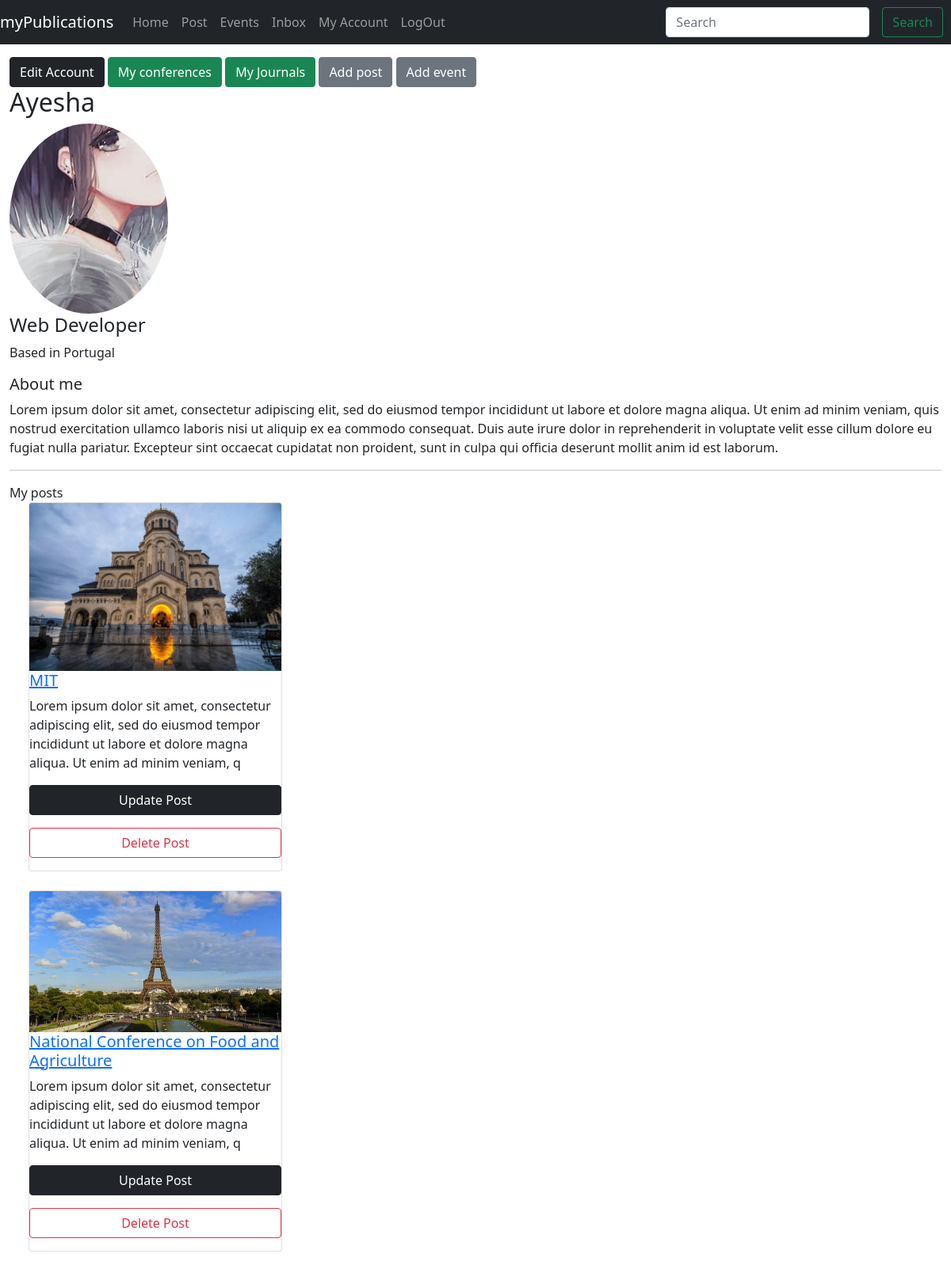
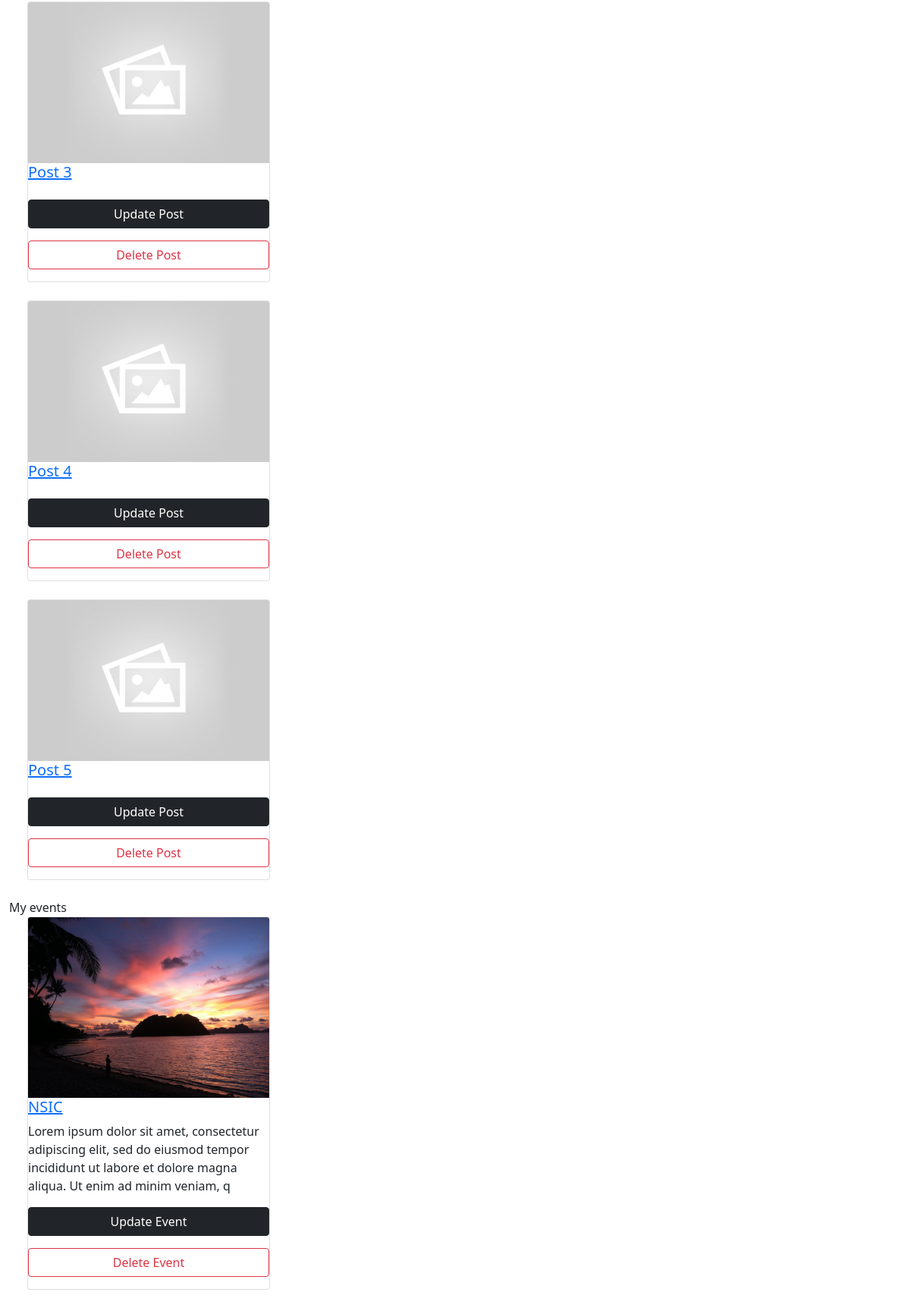
Screenshot of /users/account/ (signed in) with the database file from the repository (2 pictures, top to bottom).
### users/models.py (models this page shows, shortened)
class Profile(models.Model):
    roles = (
        ('HOD', 'HOD'),
        ('Other', 'Other')
    )
    gender = (
        ('M', 'Male'),
        ('F', 'Female')
    )
    user = models.OneToOneField(User, on_delete=models.CASCADE, null=True, blank=True)
    name = models.CharField(max_length=200, blank=True, null=True)
    role = models.CharField(max_length=10, choices=roles)
    username = models.CharField(max_length=200, null=True, blank=True)
    email = models.EmailField(max_length=500, blank=True, null=True)
    short_intro = models.CharField(max_length=200, null=True, blank=True)
    location = models.CharField(max_length=60, null=True, blank=True)
    bio = models.TextField(blank=True, null=True)
    profile_image = models.ImageField(null=True, blank=True, upload_to='profiles/', default='user-default.png')
    FacultyId = models.CharField(max_length=10)
    gender = models.CharField(max_length=10, choices=gender)
    departmentName = models.CharField(max_length=20)
    FacultyPhone = models.CharField(max_length=10)
    created = models.DateTimeField(auto_now_add=True)
    id = models.UUIDField(default=uuid.uuid4, unique=True, primary_key=True, editable=False)

### projects/models.py (models this page shows, shortened)
class Submissions(models.Model):
    owner = models.ForeignKey(Profile, null=True, blank=True, on_delete=models.SET_NULL)
    title = models.CharField(max_length=200)
    description = models.TextField(null=True, blank=True)
    featured_image = models.ImageField(null=True, blank=True, default='default.jpg')
    vote_total = models.IntegerField(default=0, null=True, blank=True)
    tags = models.ManyToManyField('Tag', blank=True)
    created = models.DateTimeField(auto_now_add=True)
    id = models.UUIDField(default=uuid.uuid4, unique=True, primary_key=True, editable=False)
    class Meta:
        ordering = ['-vote_total', 'title']

class Events(models.Model):
    owner = models.ForeignKey(Profile, null=True, blank=True, on_delete=models.SET_NULL)
    title = models.CharField(max_length=200)
    description = models.TextField(null=True, blank=True)
    featured_image = models.ImageField(null=True, blank=True, default='default.jpg')
    vote_total = models.IntegerField(default=0, null=True, blank=True)
    tags = models.ManyToManyField('Tag', blank=True)
    location = models.CharField(max_length=200, blank=True, null=True)
    created = models.DateTimeField(auto_now_add=True)
    id = models.UUIDField(default=uuid.uuid4, unique=True, primary_key=True, editable=False)

### users/views.py (the view)
# urls.py: path('account/', views.userAccount, name='account'),
@login_required(login_url='login')
def userAccount(request):
    profile = request.user.profile
    submissions = profile.submissions_set.all()
    events = profile.events_set.all()
    context = {'profile': profile, 'submissions': submissions, 'events': events}
    return render(request, 'users/account.html', context)

### users/templates/users/account.html (shortened to what this page needs)
{% extends 'main.html' %}
{% block content %}
<div class="container-fluid">
    <a class="btn btn-dark" href="{% url 'edit-account' %}">Edit Account</a>
    <a class="btn btn-success" href="">My conferences</a>
    <a class="btn btn-success" href="">My Journals</a>
    <a class="btn btn-secondary" href="{% url 'create-submission' %}">Add post</a>
    <a class="btn btn-secondary" href="{% url 'create-event' %}">Add event</a>
    <h2>{{profile.name}}</h2>
    <img class="avatar avatar--lg" src="{{profile.profile_image.url}}" style="max-width: 200px;" alt="">
    <h4>{{profile.short_intro}}</h4>
    <p>Based in {{profile.location}}</p>
    <h5>About me</h5>
    <p>{{profile.bio}}</p>
    <hr>
    {% if submissions %}
    <div class="text-hr">
        <span class="text-hr__text">My posts</span>
    </div>
    {% endif %}
    {% for submission in submissions %}
    <div class="container row">
    <div class="card-deck">
    <div class="col-lg-6 mb-4">
    <div class="card" style="width: 20rem;">
        <a href="{% url 'submission' submission.id %}"><img class="card-img-top" src="{{submission.featured_image.url}}" style="width: 100%;" alt=""></a>
        <h5 class="card-title"><a href="{% url 'submission' submission.id %}">{{submission.title}}</a></h5>
        <p class="card-text">{{submission.description|slice:"150"}}</p>
        <a class="btn btn-dark" href="{% url 'update-submission' submission.id %}">Update Post</a>
        <a class="btn btn-outline-danger" href="{% url 'delete-submission' submission.id %}">Delete Post</a>
    </div>
    </div>
    </div>
    </div>
    {% endfor %}
    <div class="text-hr">
        <span class="text-hr__text">My events</span>
    </div>
    {% for event in events %}
    <div class="container row">
        <div class="card-deck">
        <div class="col-lg-6 mb-4">
        <div class="card" style="width: 20rem;">
            <a href="{% url 'event' event.id %}"><img class="card-img-top" style="width: 100%;" src="{{event.featured_image.url}}" alt=""></a>
            <h5 class="card-title"><a href="{% url 'event' event.id %}">{{event.title}}</a></h5>
            <p class="card-text">{{event.description|slice:"150"}}</p>
            <a class="btn btn-dark" href="{% url 'update-event' event.id %}">Update Event</a>
            <a class="btn btn-outline-danger" href="{% url 'delete-event' event.id %}">Delete Event</a>
        </div>
        </div>
        </div>
        </div>
    {% endfor %}
</div>
{% endblock content %}

### static/styles/main.css (style rules this page uses)
.card { position: relative; }
.avatar { border-radius: 50%; border: 2px solid var(--color-main); object-fit: cover; }
.avatar--lg { height: 15rem; width: 15rem; }

### rows the page displays
Profile: name "Ayesha", profile_image (picture), short_intro "Web Developer", location "Portugal", bio "Lorem ipsum dolor sit amet, consectetur adipiscing elit, sed do eiusmod tempor incididunt ut labore et dolore magna aliqua. Ut enim ad minim veniam, quis nostrud exercitation ullamco laboris nisi ut aliquip ex ea commodo consequat. Duis aute irure dolor in reprehenderit in voluptate velit esse cillum dolore eu fugiat nulla pariatur. Excepteur sint occaecat cupidatat non proident, sunt in culpa qui officia deserunt mollit anim id est laborum."
Submissions: featured_image (picture), title "MIT", description "Lorem ipsum dolor sit amet, consectetur adipiscing elit, sed do eiusmod tempor incididunt ut labore et dolore magna aliqua. Ut enim ad minim veniam, q"
Submissions: featured_image (picture), title "National Conference on Food and Agriculture", description "Lorem ipsum dolor sit amet, consectetur adipiscing elit, sed do eiusmod tempor incididunt ut labore et dolore magna aliqua. Ut enim ad minim veniam, q"
Submissions: featured_image (placeholder picture), title "Post 3"
Submissions: featured_image (placeholder picture), title "Post 4"
Submissions: featured_image (placeholder picture), title "Post 5"
Events: featured_image (picture), title "NSIC", description "Lorem ipsum dolor sit amet, consectetur adipiscing elit, sed do eiusmod tempor incididunt ut labore et dolore magna aliqua. Ut enim ad minim veniam, q"
